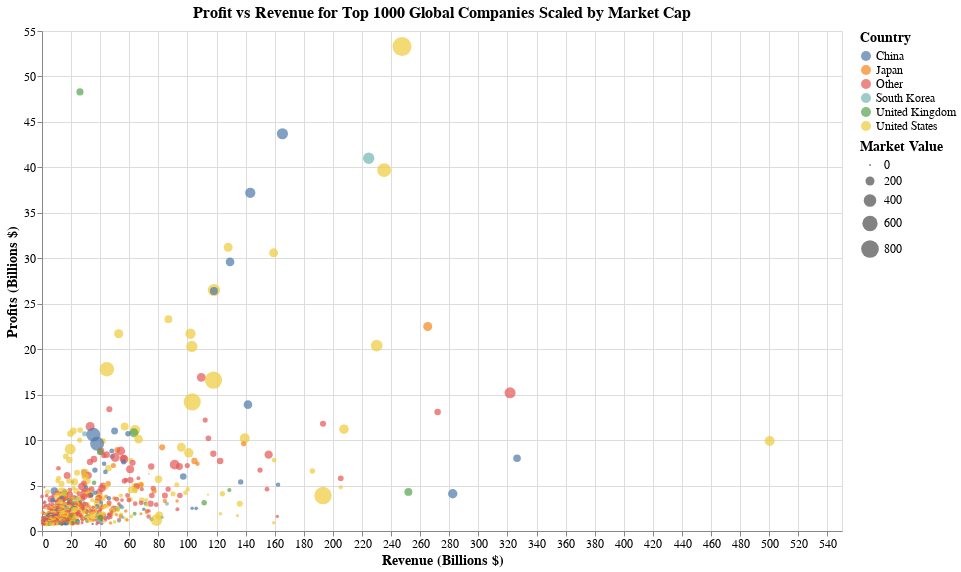

Here is the notebook cell this chart was saved with:
### Code cell
top = 1000
df_top = df[:top]

alt.Chart(df_top).mark_circle().encode(
    alt.X('Sales', title='Revenue (Billions $)'),
    alt.Y('Profits', title='Profits (Billions $)'),
    color='Country',
    size='Market Value',
    opacity=alt.value(0.7),
).properties(
    title='Profit vs Revenue for Top {} Global Companies Scaled by Market Cap'.format(top),
    width=800,
    height=500,
).configure(
    title={'fontSize': 16},
    axis={'labelFontSize': 12, 'titleFontSize': 14},
    legend={'titleFontSize': 14, 'labelFontSize': 12},
)

### Figure 1 — Vega-Lite specification as saved in the notebook (floating-point values rounded to 4 significant figures; data arrays with more than 128 entries replaced by an {"elided": "..."} marker saying what was removed)
{"$schema": "https://vega.github.io/schema/vega-lite/v2.6.0.json", "config": {"axis": {"labelFontSize": 12, "titleFontSize": 14}, "legend": {"labelFontSize": 12, "titleFontSize": 14}, "title": {"fontSize": 16}, "view": {"height": 300, "width": 400}}, "data": {"name": "data-7174db8d2aae041e683bfb411f9d5efb"}, "datasets": {"data-7174db8d2aae041e683bfb411f9d5efb": {"elided": "1000 records"}}, "encoding": {"color": {"field": "Country", "type": "nominal"}, "opacity": {"value": 0.7}, "size": {"field": "Market Value", "type": "quantitative"}, "x": {"field": "Sales", "title": "Revenue (Billions $)", "type": "quantitative"}, "y": {"field": "Profits", "title": "Profits (Billions $)", "type": "quantitative"}}, "height": 500, "mark": "circle", "title": "Profit vs Revenue for Top 1000 Global Companies Scaled by Market Cap", "width": 800}
